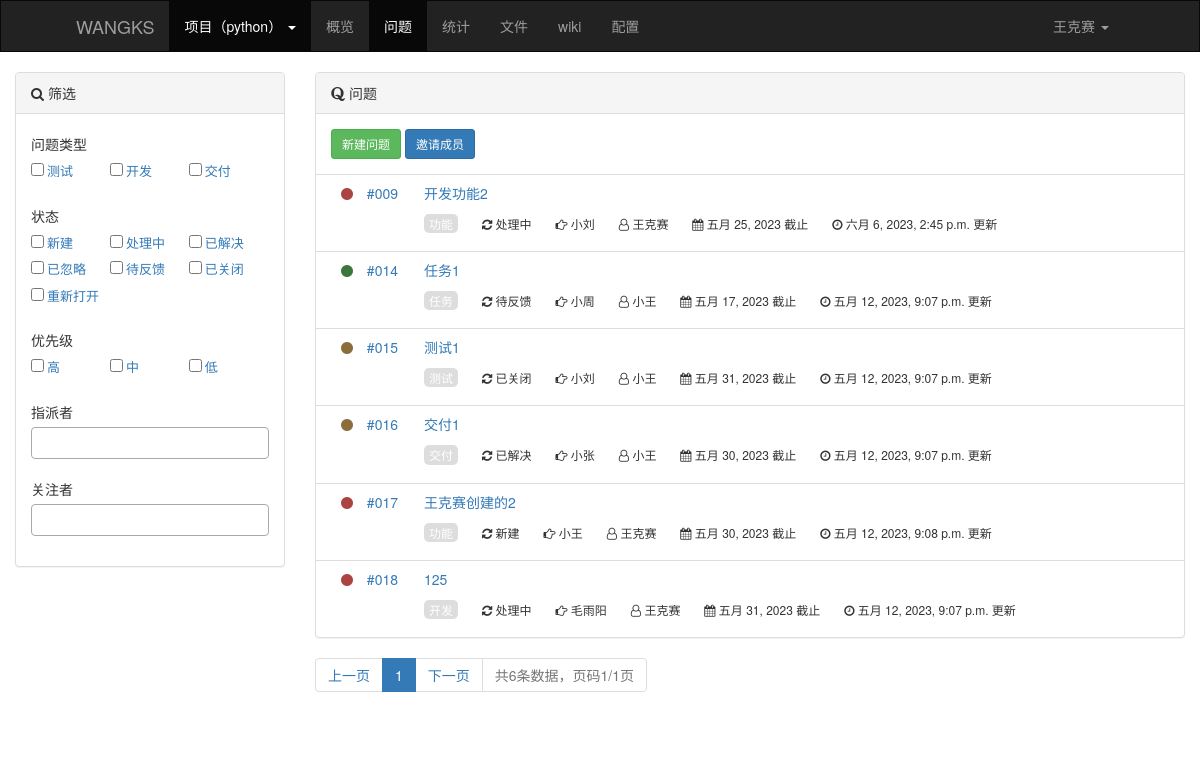
Screenshot of /manage/9/issues/ (signed in) with the database file from the repository.
### web/models.py (models this page shows, shortened)
class Project(models.Model):
    COLOR_CHOICES = (
        (1, "#56b8ed"),
        (2, "#f28033"),
        (3, "#ebc656"),
        (4, "#a2d148"),
        (5, "#20BFA4"),
        (6, "#7461c2"),
        (7, "#20bfa3"),
    )
    name = models.CharField(verbose_name='项目名', max_length=32)
    color = models.SmallIntegerField(verbose_name='颜色', choices=COLOR_CHOICES, default=1)
    desc = models.CharField(verbose_name='项目描述', max_length=255, null=True, blank=True)
    use_space = models.BigIntegerField(verbose_name='项目已使用空间', default=0)
    star = models.BooleanField(verbose_name='星标', default=False)
    bucket = models.CharField(verbose_name='腾讯对象存储桶', max_length=128)
    region = models.CharField(verbose_name='腾讯对象存储桶区域', max_length=32)
    join_count = models.SmallIntegerField(verbose_name='参与人数', default=1)
    creator = models.ForeignKey(verbose_name='创建者', to='UserInfo', on_delete=models.DO_NOTHING)
    create_time = models.DateTimeField(verbose_name='创建时间', auto_now_add=True)

class UserInfo(models.Model):
    username = models.CharField(max_length=32, verbose_name='用户名', db_index=True)
    email = models.EmailField(verbose_name='邮箱')
    password = models.CharField(max_length=32, verbose_name='密码')
    mobile_phone = models.CharField(max_length=32, verbose_name='手机号')
    def __str__(self):
        return self.username

class Issues(models.Model):
    project = models.ForeignKey(verbose_name='项目', to='Project', on_delete=models.CASCADE)
    issues_type = models.ForeignKey(verbose_name='问题类型', to='IssuesType', on_delete=models.DO_NOTHING)
    module = models.ForeignKey(verbose_name='模块', to='Module', null=True, blank=True, on_delete=models.DO_NOTHING)
    subject = models.CharField(verbose_name='主题', max_length=80)
    desc = models.TextField(verbose_name='问题描述')
    priority_choices = (
        ("danger", "高"),
        ("warning", "中"),
        ("success", "低"),
    )
    priority = models.CharField(verbose_name='优先级', max_length=12, choices=priority_choices, default='danger')
    status_choices = (
        (1, '新建'),
        (2, '处理中'),
        (3, '已解决'),
        (4, '已忽略'),
        (5, '待反馈'),
        (6, '已关闭'),
        (7, '重新打开'),
    )
    status = models.SmallIntegerField(verbose_name='状态', choices=status_choices, default=1)
    assign = models.ForeignKey(verbose_name='指派', to='UserInfo', related_name='task', null=True, blank=True, on_delete=models.DO_NOTHING)
    attention = models.ManyToManyField(verbose_name='关注者', to='UserInfo', related_name='observe', blank=True)
    start_date = models.DateField(verbose_name='开始时间', null=True, blank=True)
    end_date = models.DateField(verbose_name='结束时间', null=True, blank=True)
    mode_choices = (
        (1, '公开模式'),
        (2, '隐私模式'),
    )
    mode = models.SmallIntegerField(verbose_name='模式', choices=mode_choices, default=1)
    parent = models.ForeignKey(verbose_name='父问题', to='self', related_name='child', null=True, blank=True,
                               on_delete=models.SET_NULL)
    creator = models.ForeignKey(verbose_name='创建者', to='UserInfo', related_name='create_problems', on_delete=models.DO_NOTHING)
    create_datetime = models.DateTimeField(verbose_name='创建时间', auto_now_add=True)
    latest_update_datetime = models.DateTimeField(verbose_name='最后更新时间', auto_now=True)

class IssuesType(models.Model):
    title = models.CharField(verbose_name='类型名称', max_length=32)
    project = models.ForeignKey(verbose_name='项目', to='Project', on_delete=models.CASCADE, null=True)

### web/views/issues.py (the view, shortened to what this page needs)
# urls.py: url(r'^invite/join/(?P<code>\w+)/$', issues.invite_join, name='invite_join'),
def issues(request, project_id):
    if request.method == "GET":
        allow_filter_name = ['issues_type', 'status', 'priority', 'assign', 'attention']
        condition = {}
        for name in allow_filter_name:
            value_list = request.GET.getlist(name)  # [1,2]
            if not value_list:
                continue
            condition["{}__in".format(name)] = value_list
        """
        condition = {
            "status__in":[1,2],
            'issues_type':[1,]
        }
        """
        queryset = models.Issues.objects.filter(project_id=project_id).filter(**condition)
        page_object = Pagination(
            current_page=request.GET.get('page'),
            all_count=queryset.count(),
            base_url=request.path_info,
            query_params=request.GET,
            per_page=50
        )
        issues_object_list = queryset[page_object.start:page_object.end]
        form = IssuesModelForm(request)
        project_issues_type = models.IssuesType.objects.filter(project_id=project_id).values_list('id', 'title')
        project_total_user = [(request.tracer.project.creator_id, request.tracer.project.creator.username,)]
        join_user = models.ProjectUser.objects.filter(project_id=project_id).values_list('user_id', 'user__username')
        project_total_user.extend(join_user)
        invite_form = InviteModelForm()
        context = {
            'form': form,
            'invite_form': invite_form,
            'issues_object_list': issues_object_list,
            'page_html': page_object.page_html(),
            'filter_list': [
                {'title': "问题类型", 'filter': CheckFilter('issues_type', project_issues_type, request)},
                {'title': "状态", 'filter': CheckFilter('status', models.Issues.status_choices, request)},
                {'title': "优先级", 'filter': CheckFilter('priority', models.Issues.priority_choices, request)},
                {'title': "指派者", 'filter': SelectFilter('assign', project_total_user, request)},
                {'title': "关注者", 'filter': SelectFilter('attention', project_total_user, request)},
            ]
        }
        return render(request, 'issues.html', context)

### web/forms/issues.py
class InviteModelForm(BootStrapForm, forms.ModelForm):
    class Meta:
        model = models.ProjectInvite
        fields = ['period', 'count']

### web/templatetags/issues.py (called while the page is built)
@register.simple_tag
def string_just(num):
    if num < 100:
        num = str(num).rjust(3, "0")
    return "#{}".format(num)

### web/templatetags/project.py (called while the page is built)
@register.inclusion_tag('inclusion/all_project_list.html')
def all_project_list(request):
    creat_project_list = models.Project.objects.filter(creator=request.tracer.user).all()
    join_project_list = models.ProjectUser.objects.filter(user=request.tracer.user).all()
    return {"creat_project_list": creat_project_list, "join_project_list": join_project_list, 'request':request}

@register.inclusion_tag('inclusion/manage_menu.html')
def manage_menu(request):
    menu_list = [
        {"title": "概览", "url": reverse("web:dashboard", kwargs={'project_id': request.tracer.project.id})},
        {"title": "问题", "url": reverse("web:issues", kwargs={'project_id': request.tracer.project.id})},
        {"title": "统计", "url": reverse("web:statistics", kwargs={'project_id': request.tracer.project.id})},
        {"title": "文件", "url": reverse("web:file", kwargs={'project_id': request.tracer.project.id})},
        {"title": "wiki", "url": reverse("web:wiki", kwargs={'project_id': request.tracer.project.id})},
        {"title": "配置", "url": reverse("web:setting", kwargs={'project_id': request.tracer.project.id})},
    ]
    for item in menu_list:
        if request.path_info.startswith(item.get('url')):
            item['class'] = 'active'
    return {"menu_list": menu_list}

### web/utils/pagination.py (called while the page is built)
    @property
    def start(self):
        return (self.current_page - 1) * self.per_page

    @property
    def end(self):
        return self.current_page * self.per_page

### web/templates/issues.html (shortened to what this page needs)
{% extends 'layout/manage.html' %}
{% load static %}
{% load issues %}
{% block css %}
    <link rel="stylesheet" href="{% static 'plugin/editor-md/css/editormd.min.css' %}">
    <link rel="stylesheet" href="{% static 'plugin/bootstrap-datepicker/css/bootstrap-datepicker.min.css' %}">
    <link rel="stylesheet" href="{% static 'plugin/bootstrap-select/css/bootstrap-select.min.css' %}">
    <link rel="stylesheet" href="{% static 'plugin/select2/css/select2.min.css' %}">
{% endblock %}
{% block content %}
    <div class="container-fluid clearfix" style="padding: 20px 0;">
        <div class="col-sm-3">
            <div class="panel panel-default">
                <div class="panel-heading">
                    <i class="fa fa-search" aria-hidden="true"></i> 筛选
                </div>
                <div class="panel-body filter-area">
                    {% for row in filter_list %}
                        <div class="item">
                            <div class="title">{{ row.title }}</div>
                            <div class="check-list">
                                {% for item in row.filter %}
                                    {{ item }}
                                {% endfor %}
                            </div>
                        </div>
                    {% endfor %}
                </div>
            </div>
        </div>
        <div class="col-sm-9">
            <div class="panel panel-default">
                <div class="panel-heading">
                    <i class="fa fa-quora" aria-hidden="true"></i> 问题
                </div>
                <div class="panel-body">
                    <a class="btn btn-success btn-sm" data-toggle="modal" data-target="#addModal">新建问题</a>
                    {% if request.tracer.user == request.tracer.project.creator %}
                        <a class="btn btn-primary btn-sm" data-toggle="modal" data-target="#inviteModal">邀请成员</a>
                    {% endif %}
                </div>
                <table class="table">
                    <tbody class="issues-list">
                    {% for item in issues_object_list %}
                        <tr>
                            <td class="number">
                                <i class="fa fa-circle text-{{ item.priority }}"></i>
                                <a target="_blank"
                                   href="{% url 'web:issues_detail' project_id=request.tracer.project.id issues_id=item.id %}">{% string_just item.id %}</a>
                            </td>
                            <td class="issue">
                                <div>
                                    <a target="_blank"
                                       href="{% url 'web:issues_detail' project_id=request.tracer.project.id issues_id=item.id %}">{{ item.subject }}</a>
                                </div>
                                <div class="tags">
                                    <span class="type">
                                        {{ item.issues_type.title }}
                                    </span>
                                    <span>
                                        <i class="fa fa-refresh" aria-hidden="true"></i>
                                        {{ item.get_status_display }}
                                    </span>
                                    {% if item.assign %}
                                        <span>
                                        <i class="fa fa-hand-o-right" aria-hidden="true"></i>
                                        {{ item.assign.username }}
                                    </span>
                                    {% endif %}
                                    <span>
                                        <i class="fa fa-user-o" aria-hidden="true"></i>
                                        {{ item.creator.username }}
                                    </span>
                                    {% if item.end_date %}
                                        <span><i class="fa fa-calendar"
                                                 aria-hidden="true"></i> {{ item.end_date }} 截止</span>
                                    {% endif %}
                                    <span><i class="fa fa-clock-o"
                                             aria-hidden="true"></i> {{ item.latest_update_datetime }} 更新</span>
                                </div>
                            </td>
                        </tr>
                    {% endfor %}
                    </tbody>
                </table>
            </div>
            <nav aria-label="...">
                <ul class="pagination" style="margin-top: 0;">
                    {{ page_html|safe }}
                </ul>
            </nav>
        </div>
    </div>
{% endblock %}

### web/templates/layout/manage.html (shortened to what this page needs)
{% load static %}
{% load project %}
<!DOCTYPE html>
<html lang="en">
<head>
    <link rel="stylesheet" href="{% static 'plugin/bootstrap/css/bootstrap.min.css' %}">
    <link rel="stylesheet" href="{% static 'plugin/font-awesome/css/font-awesome.min.css' %}">
    {% block css %}{% endblock %}
</head>
<body>
<nav class="navbar navbar-inverse">
    <div class="container-fluid">
        <div class="navbar-header">
            <a class="navbar-brand" href="{% url 'web:project_list' %}">WANGKS</a>
        </div>
        <div class="collapse navbar-collapse" id="bs-example-navbar-collapse-1">
            <ul class="nav navbar-nav">
                {% all_project_list request %}
                {% if request.tracer.project %}
                    {% manage_menu request %}
                {% endif %}
            </ul>
            <ul class="nav navbar-nav navbar-right">
                <li class="dropdown">
                    <a class="dropdown-toggle" data-toggle="dropdown" role="button" aria-haspopup="true"
                       aria-expanded="false">{{ request.tracer.user }} <span class="caret"></span></a>
                </li>
            </ul>
        </div>
    </div>
</nav>
{% block content %}{% endblock %}
</body>
</html>

### web/templates/inclusion/all_project_list.html (shortened to what this page needs)
<li class="dropdown active">
    <a class="dropdown-toggle" data-toggle="dropdown" role="button" aria-haspopup="true"
       aria-expanded="false">项目{% if request.tracer.project %}（{{ request.tracer.project.name }}）{% endif %} <span class="caret"></span></a>

### web/templates/layout/manage.html (style rules this page uses)
.navbar { border-radius: 0; margin-bottom: 0; padding: 0 60px; }

### web/templates/issues.html (style rules this page uses)
.issues-list .number { width: 100px; text-align: right; }
.issues-list .number a { font-weight: 500; padding: 0 10px; }
.issues-list .issue .tags { padding: 10px 0; }
.issues-list .issue .tags span { margin-right: 20px; display: inline-block; font-size: 12px; }
.issues-list .issue .tags .type { color: white; padding: 1px 5px; border-radius: 5px; background-color: #dddddd; }
.filter-area .item { margin-bottom: 15px; }
.filter-area .item .title { padding: 5px 0; }
.filter-area .item .check-list a { text-decoration: none; display: inline-block; min-width: 65px; }
.filter-area .item .check-list label { font-weight: 200; font-size: 13px; margin-left: 3px; }
.filter-area .item .check-list .cell { margin-right: 10px; }

### rows the page displays
Project: tracer.project.name "python"
UserInfo: tracer.user "王克赛"
Issues: id "#009", subject "开发功能2", issues_type "功能", status "处理中", assign.username "小刘", creator.username "王克赛", end_date "五月 25, 2023", latest_update_datetime "六月 6, 2023, 2:45 p.m."
Issues: id "#014", subject "任务1", issues_type "任务", status "待反馈", assign.username "小周", creator.username "小王", end_date "五月 17, 2023", latest_update_datetime "五月 12, 2023, 9:07 p.m."
Issues: id "#015", subject "测试1", issues_type "测试", status "已关闭", assign.username "小刘", creator.username "小王", end_date "五月 31, 2023", latest_update_datetime "五月 12, 2023, 9:07 p.m."
Issues: id "#016", subject "交付1", issues_type "交付", status "已解决", assign.username "小张", creator.username "小王", end_date "五月 30, 2023", latest_update_datetime "五月 12, 2023, 9:07 p.m."
Issues: id "#017", subject "王克赛创建的2", issues_type "功能", status "新建", assign.username "小王", creator.username "王克赛", end_date "五月 30, 2023", latest_update_datetime "五月 12, 2023, 9:08 p.m."
Issues: id "#018", subject "125", issues_type "开发", status "处理中", assign.username "毛雨阳", creator.username "王克赛", end_date "五月 31, 2023", latest_update_datetime "五月 12, 2023, 9:07 p.m."

### other values shown
{{ menu.title }} "概览" "问题" "统计" "文件" "wiki" "配置"
{{ row.title }} "问题类型" "状态" "优先级" "指派者" "关注者"
{{ page_html|safe }} "上一页 1 下一页 共6条数据，页码1/1页"
